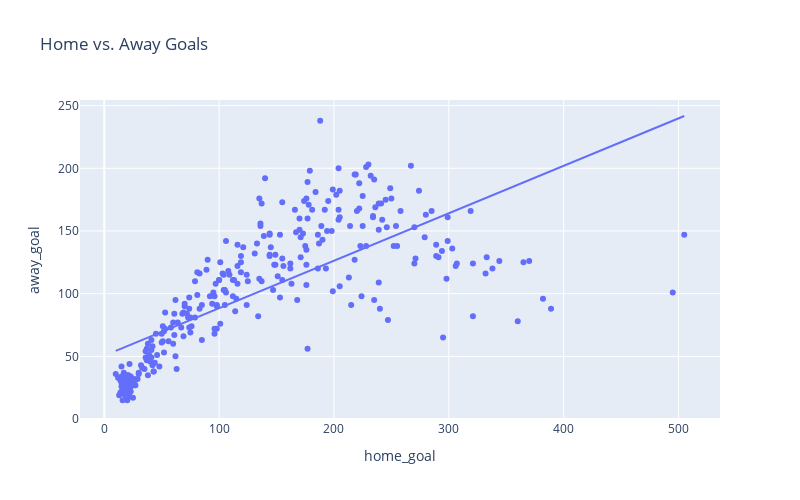

Here is the notebook cell this chart was saved with:
### Code cell
plotter = Plotter()
## TODO: remove outliers
cleaner = DataCleaner()

plotter.plot_regression_correlation(teams_goals, x='home_goal',y='away_goal', title="Home vs. Away Goals")

### Figure 1 — Plotly figure (JSON) as saved in the notebook; plotly's stock layout.template omitted (floating-point values rounded to 4 significant figures; data arrays with more than 128 entries replaced by an {"elided": "..."} marker saying what was removed)
{"data": [{"hovertemplate": "home_goal=%{x}<br>away_goal=%{y}<extra></extra>", "legendgroup": "", "marker": {"color": "#636efa", "symbol": "circle"}, "mode": "markers", "name": "", "orientation": "v", "showlegend": false, "textposition": "top center", "type": "scatter", "x": {"elided": "296 int values"}, "xaxis": "x", "y": {"elided": "296 int values"}, "yaxis": "y"}, {"hovertemplate": "<b>OLS trendline</b><br>away_goal = 0.378474 * home_goal + 50.5843<br>R<sup>2</sup>=0.516965<br><br>home_goal=%{x}<br>away_goal=%{y} <b>(trend)</b><extra></extra>", "legendgroup": "", "marker": {"color": "#636efa", "symbol": "circle"}, "mode": "lines", "name": "", "showlegend": false, "textposition": "top center", "type": "scatter", "x": {"elided": "296 int values"}, "xaxis": "x", "y": {"elided": "296 float values"}, "yaxis": "y"}], "layout": {"height": 500, "legend": {"tracegroupgap": 0}, "title": {"text": "Home vs. Away Goals"}, "width": 800, "xaxis": {"anchor": "y", "domain": [0, 1], "title": {"text": "home_goal"}}, "yaxis": {"anchor": "x", "domain": [0, 1], "title": {"text": "away_goal"}}}}
